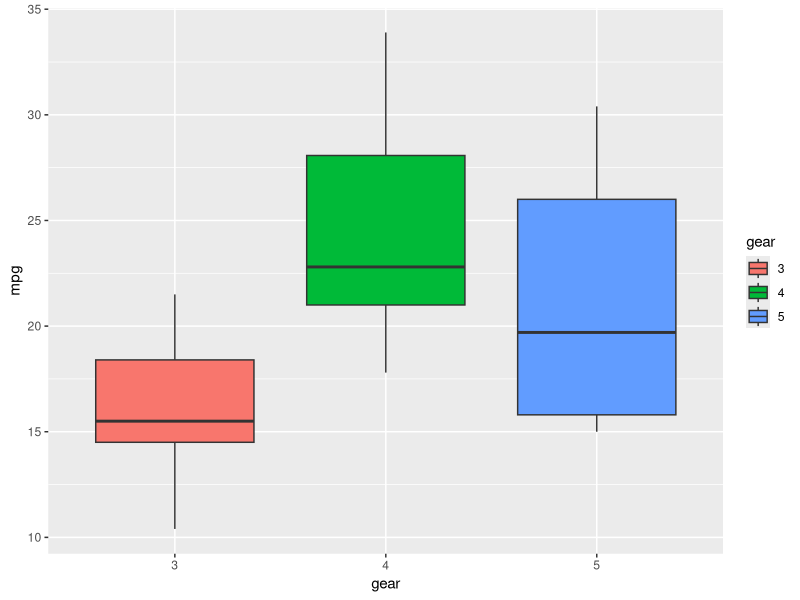
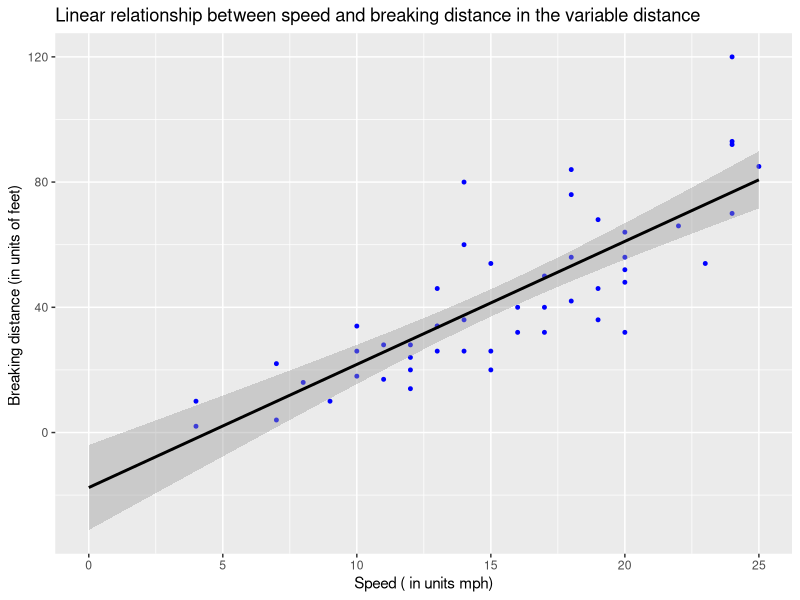
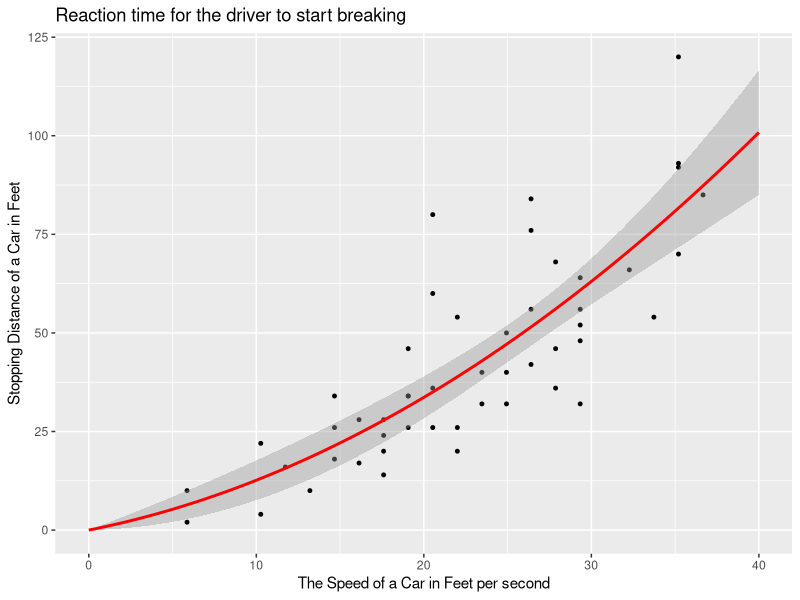

The R source for these figures, in order:
## ---- chunk 1
sum(5:55)
###sum of all integers between 5 and 55
## ---- chunk 2
sumfun<- function (n) ###sumfun means summary fuction by assigning the n as a fuction to interpret the following sum when n is changed.
  sum(5:n)### formula ###
sumfun(10) ### sum(5:10) ###
sumfun (20)### sum(5:20) ###
sumfun(100) ### sum (5:100) ###
## ---- chunk 3
fibseq<-seq(1,12)
fibseq[1]=1 ### assignment of the first entry as given ###
fibseq[2]=1 ### assignment of second entry as given ###

for (i in 3:12) ### to find the entries between the third and twelth###

fibseq[i]<-fibseq[i-1]+fibseq[i-2]
fibseq### print out of the first 12 entries of the Fibonacci series after the first two entries as they are already given.###
## ---- chunk 4
library(ggplot2)
data<-mtcars### assigning what data being used###
data$gear<-as.factor(mtcars$gear) ###convert the gear variable from numeric into factor###
p<-ggplot(data, aes(x=gear, y=mpg, fill=gear )) + geom_boxplot()
p

### to plot box plots with the x axis as gear, y axis as mpg and fill in the gears with colour###
## ---- chunk 5
cars.lm<- lm(formula = dist~speed, data = cars)
summary(cars.lm)
###linear relationship between speed (in units of mph) and breaking distance (in units of feet) in the variable distance###
## ---- chunk 6
library(ggplot2)
data("cars")
ggplot(cars, aes(x=speed, y=dist)) + 
  geom_point(color='Blue', size = 1) +xlim(c(0, 25)) +
  geom_smooth(method=lm, color='Black', fullrange=TRUE) + labs(title= 'Linear relationship between speed and breaking distance in the variable distance ', x= 'Speed ( in units mph)', y= 'Breaking distance (in units of feet) ')### plot the data points from Question 5 and the linear fit.###
## ---- chunk 7
library(ggplot2)


data <- cars
reg_data <- lm(dist ~ speed + I(speed^2), data=data)
reg_data
reg_data$coefficients[3]
data$new_speed <- data$speed * (5280/3600)###converting speed miles per housr to feet per second.###


reg_data <- lm(dist ~ 0 + new_speed + I(new_speed^2), data=data)
summary(reg_data) ### Adding the 0 term tells the lm() to fit the line through the origin

ggplot(data, aes(x = new_speed, y = dist)) + 
 geom_point(color='Black', size = 1) + xlim(c(0,40)) +
 geom_smooth(method = "lm", formula = "y ~ 0 + x + I(x^2)",  color="red", fullrange='TRUE') + labs(title= 'Reaction time for the driver to start breaking ', y = 'Stopping Distance of a Car in Feet', x = "The Speed of a Car in Feet per second")

### ggplot defining the data being used and how to plot it.

###geom_point = defines the colour and size of the data.

###xlim = defines the x axis limit which shows the full scale and indicates where the intercept on the y-axis which supports the data.

###geom_smooth = gives the fitted relationship.

